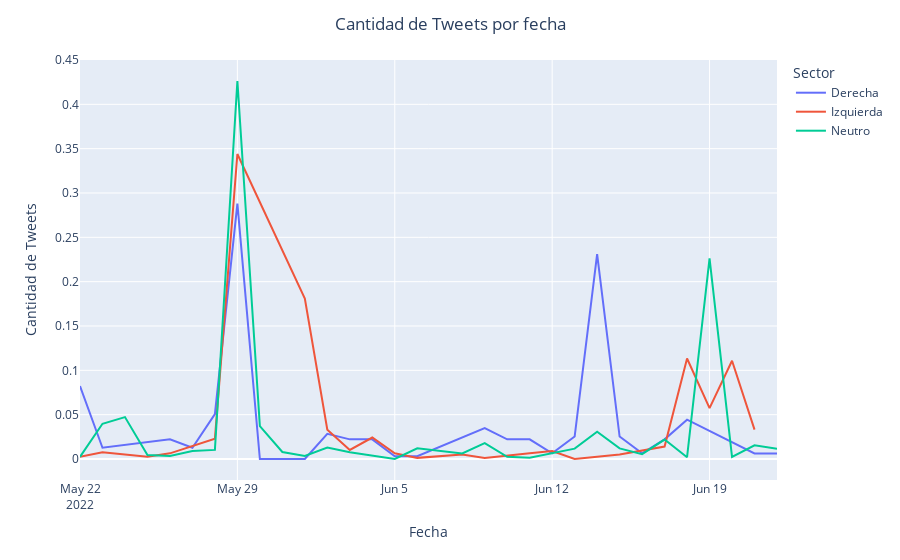

The notebook cell this image was saved under:
### Code cell
fig = px.line(df_dates_sector_percent, x='tweet_date', y=['Miedo'],  color="Sector").update_layout(
    title={"text": "Cantidad de Tweets por fecha", "x": 0.5}, yaxis_title="Cantidad de Tweets", xaxis_title="Fecha")
fig.show()

### Figure 1 — Plotly figure (JSON) as saved in the notebook; plotly's stock layout.template omitted (floating-point values rounded to 4 significant figures)
{"data": [{"hovertemplate": "Sector=Derecha<br>variable=Miedo<br>tweet_date=%{x}<br>value=%{y}<extra></extra>", "legendgroup": "Derecha", "line": {"color": "#636efa", "dash": "solid"}, "marker": {"symbol": "circle"}, "mode": "lines", "name": "Derecha", "orientation": "v", "showlegend": true, "type": "scatter", "x": ["2022-05-22", "2022-05-23", "2022-05-26", "2022-05-27", "2022-05-28", "2022-05-29", "2022-05-30", "2022-06-01", "2022-06-02", "2022-06-03", "2022-06-04", "2022-06-05", "2022-06-06", "2022-06-09", "2022-06-10", "2022-06-11", "2022-06-12", "2022-06-13", "2022-06-14", "2022-06-15", "2022-06-16", "2022-06-17", "2022-06-18", "2022-06-21", "2022-06-22"], "xaxis": "x", "y": [0.08228, 0.01266, 0.02215, 0.01266, 0.05063, 0.288, 0, 0, 0.02848, 0.02215, 0.02215, 0.003165, 0.003165, 0.03481, 0.02215, 0.02215, 0.006329, 0.02532, 0.231, 0.02532, 0.006329, 0.02215, 0.0443, 0.006329, 0.006329], "yaxis": "y"}, {"hovertemplate": "Sector=Izquierda<br>variable=Miedo<br>tweet_date=%{x}<br>value=%{y}<extra></extra>", "legendgroup": "Izquierda", "line": {"color": "#EF553B", "dash": "solid"}, "marker": {"symbol": "circle"}, "mode": "lines", "name": "Izquierda", "orientation": "v", "showlegend": true, "type": "scatter", "x": ["2022-05-22", "2022-05-23", "2022-05-25", "2022-05-26", "2022-05-28", "2022-05-29", "2022-06-01", "2022-06-02", "2022-06-03", "2022-06-04", "2022-06-05", "2022-06-06", "2022-06-08", "2022-06-09", "2022-06-11", "2022-06-12", "2022-06-13", "2022-06-14", "2022-06-15", "2022-06-17", "2022-06-18", "2022-06-19", "2022-06-20", "2022-06-21"], "xaxis": "x", "y": [0.002548, 0.007643, 0.002548, 0.006369, 0.02293, 0.3439, 0.1809, 0.03312, 0.01019, 0.0242, 0.006369, 0.001274, 0.005096, 0.001274, 0.006369, 0.008917, 0, 0.002548, 0.005096, 0.01401, 0.1134, 0.05732, 0.1108, 0.03312], "yaxis": "y"}, {"hovertemplate": "Sector=Neutro<br>variable=Miedo<br>tweet_date=%{x}<br>value=%{y}<extra></extra>", "legendgroup": "Neutro", "line": {"color": "#00cc96", "dash": "solid"}, "marker": {"symbol": "circle"}, "mode": "lines", "name": "Neutro", "orientation": "v", "showlegend": true, "type": "scatter", "x": ["2022-05-22", "2022-05-23", "2022-05-24", "2022-05-25", "2022-05-26", "2022-05-27", "2022-05-28", "2022-05-29", "2022-05-30", "2022-05-31", "2022-06-01", "2022-06-02", "2022-06-03", "2022-06-05", "2022-06-06", "2022-06-07", "2022-06-08", "2022-06-09", "2022-06-10", "2022-06-11", "2022-06-13", "2022-06-14", "2022-06-15", "2022-06-16", "2022-06-17", "2022-06-18", "2022-06-19", "2022-06-20", "2022-06-21", "2022-06-22"], "xaxis": "x", "y": [0.002399, 0.03975, 0.04729, 0.004455, 0.003427, 0.00891, 0.01028, 0.4263, 0.03701, 0.007882, 0.003427, 0.01302, 0.007539, 0, 0.01199, 0.00891, 0.006169, 0.01782, 0.002399, 0.001371, 0.01165, 0.03084, 0.01199, 0.005483, 0.02193, 0.002056, 0.2262, 0.002399, 0.01542, 0.01165], "yaxis": "y"}], "layout": {"legend": {"title": {"text": "Sector"}, "tracegroupgap": 0}, "margin": {"t": 60}, "title": {"text": "Cantidad de Tweets por fecha", "x": 0.5}, "xaxis": {"anchor": "y", "domain": [0, 1], "title": {"text": "Fecha"}}, "yaxis": {"anchor": "x", "domain": [0, 1], "title": {"text": "Cantidad de Tweets"}}}}
